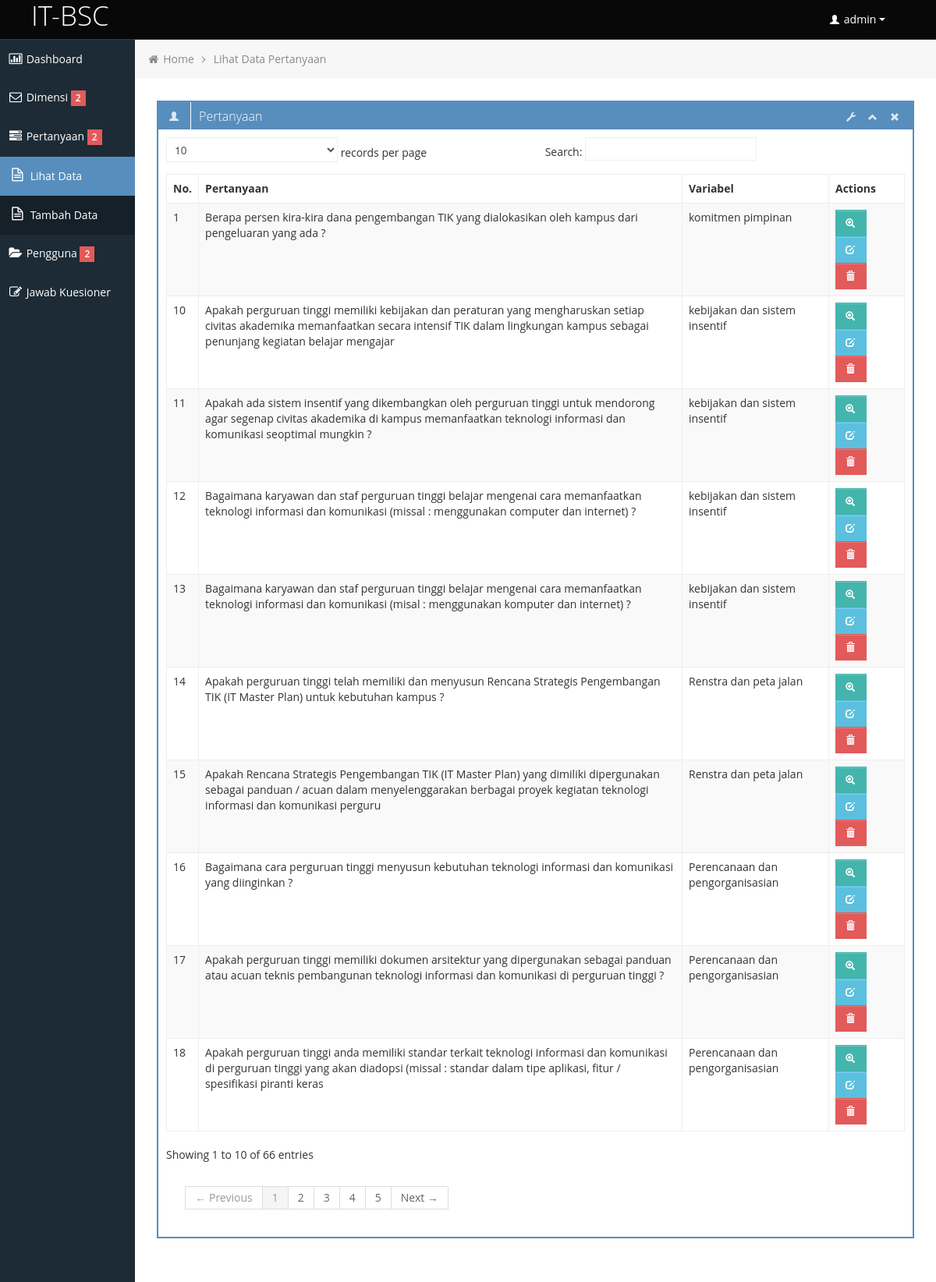
Screenshot of /lihatpertanyaan.php (signed in) with the database file from the repository.
### tables this page shows
CREATE TABLE IF NOT EXISTS `tbkuesioner` (
`id_kuesioner` int(11) NOT NULL,
  `pertanyaan` varchar(200) DEFAULT NULL,
  `id_dimensi` int(11) DEFAULT NULL,
  `variabel` varchar(50) DEFAULT NULL,
  `pila` varchar(200) DEFAULT NULL,
  `pilb` varchar(200) DEFAULT NULL,
  `pilc` varchar(200) DEFAULT NULL,
  `pild` varchar(200) DEFAULT NULL,
  `pile` varchar(200) DEFAULT NULL
);

### session.php (called while the page is built, shortened)
<?php
$session_id=$_SESSION['LOGIN_username'];
?>

### lihatpertanyaan.php (the view, shortened to what this page needs)
<?php
include ('session.php');
?>
<!DOCTYPE html>
<html lang="en">
<head>
	<link id="bootstrap-style" href="css/bootstrap.min.css" rel="stylesheet">
	<link href="css/bootstrap-responsive.min.css" rel="stylesheet">
	<link id="base-style" href="css/style.css" rel="stylesheet">
	<link id="base-style-responsive" href="css/style-responsive.css" rel="stylesheet">
</head>
<body>
	<div class="navbar">
		<div class="navbar-inner">
			<div class="container-fluid">
				<a class="brand" href="template.php"><span>IT-BSC</span></a>
				<div class="nav-no-collapse header-nav">
					<ul class="nav pull-right">
						<li class="dropdown">
							<a class="btn dropdown-toggle" data-toggle="dropdown" href="#">
								<i class="halflings-icon white user"></i> <?php echo $session_id; ?>
								<span class="caret"></span>
							</a>
						</li>
					</ul>
				</div>
			</div>
		</div>
	</div>
		<div class="container-fluid-full">
		<div class="row-fluid">
			<?php include "sidebar.php"; ?>
			<div id="content" class="span10">
			<ul class="breadcrumb">
				<li>
					<i class="icon-home"></i>
					<a href="index.html">Home</a>
					<i class="icon-angle-right"></i>
				</li>
				<li><a href="#">Lihat Data Pertanyaan</a></li>
			</ul>
			<div class="row-fluid sortable">
				<div class="box span12">
					<div class="box-header" data-original-title>
						<h2><i class="halflings-icon white user"></i><span class="break"></span>Pertanyaan</h2>
						<div class="box-icon">
							<a href="#" class="btn-setting"><i class="halflings-icon white wrench"></i></a>
							<a href="#" class="btn-minimize"><i class="halflings-icon white chevron-up"></i></a>
							<a href="#" class="btn-close"><i class="halflings-icon white remove"></i></a>
						</div>
					</div>
					<div class="box-content">
						<table class="table table-striped table-bordered bootstrap-datatable datatable">
						  <thead>
							  <tr>
								  <th>No.</th>
								  <th>Pertanyaan</th>
								  <th>Variabel</th>
								  <th>Actions</th>
							  </tr>
						  </thead>
						  <tbody>
						  	 <?php
								$query = mysql_query("select pertanyaan,variabel from tbkuesioner") or die(mysql_error());
								$j=0;
								while ($row = mysql_fetch_array($query)) {
									$j++;
                                ?>
							<tr>
								<td><?php echo $j; ?></td>
								<td><?php echo $row['pertanyaan']; ?></td>
								<td class="center"><?php echo $row['variabel']; ?></td>
								<td class="center">
									<a class="btn btn-success" href="#">
										<i class="halflings-icon white zoom-in"></i>
									</a>
									<a class="btn btn-info" href="#">
										<i class="halflings-icon white edit"></i>
									</a>
									<a class="btn btn-danger" href="#">
										<i class="halflings-icon white trash"></i>
									</a>
								</td>
							</tr>
							<?php } ?>
						  </tbody>
					  </table>
					</div>
				</div>
			</div>
	</div>
		</div>
		</div>
</body>
</html>

### sidebar.php (shortened to what this page needs)
<div id="sidebar-left" class="span2">
	<div class="nav-collapse sidebar-nav">
		<ul class="nav nav-tabs nav-stacked main-menu">
			<li><a href="template.php"><i class="icon-bar-chart"></i><span class="hidden-tablet"> Dashboard</span></a></li>
			<li>
				<a class="dropmenu" href="#"><i class="icon-envelope"></i><span class="hidden-tablet"> Dimensi</span> <span class="label label-important">  2 </span></a>
			</li>
			<li>
				<a class="dropmenu" href="#"><i class="icon-tasks"></i><span class="hidden-tablet"> Pertanyaan</span> <span class="label label-important">  2 </span></a>
				<ul>
					<li><a class="submenu" href="lihatpertanyaan.php"><i class="icon-file-alt"></i><span class="hidden-tablet"> Lihat Data</span></a></li>
					<li><a class="submenu" href="tambahpertanyaan.php"><i class="icon-file-alt"></i><span class="hidden-tablet"> Tambah Data</span></a></li>
				</ul>
			</li>
			<li>
				<a class="dropmenu" href="#"><i class="icon-folder-open"></i><span class="hidden-tablet"> Pengguna</span> <span class="label label-important">  2 </span></a>
			</li>
			<li><a href="kuesioner.php"><i class="icon-edit"></i><span class="hidden-tablet"> Jawab Kuesioner</span></a></li>
		</ul>
	</div>
</div>

### css/style-responsive.css (style rules this page uses)
@media (min-width: 1200px) { .container-fluid-full { overflow: hidden; position: relative; height: 100%; } }
@media (min-width: 1200px) { #content { width: 85.578%; padding: 28px; margin: 0px 0px; margin-left: 14.422% !important; } }
@media (min-width: 1200px) { #sidebar-left { background: #1C2B36; margin-left: 0px !important; position: absolute; height: 100%; } }
@media (min-width: 1200px) { .sidebar-nav > ul { margin: 0px; } }

### css/halflings.css (style rules this page uses)
html, html .halflings { -webkit-font-smoothing: antialiased !important; }
.halflings-icon { display: inline-block; width: 14px; height: 14px; line-height: 14px; vertical-align: text-top; background-image: url(../img/glyphicons_halflings.svg); background-position: 0 0; background-repeat: no-repeat; vertical-align: top; *display: inline; *zoom: 1; *margin-right: .3em; }
.halflings-icon.white { background-image: url(../img/glyphicons_halflings-white.svg); }
.halflings-icon.user { background-position: -168px 0; }
.halflings-icon.remove { background-position: -312px 0; }
.halflings-icon.zoom-in { background-position: -336px 0; }
.halflings-icon.trash { background-position: -456px 0; }
.halflings-icon.edit { background-position: -96px -72px; }
.halflings-icon.chevron-up { background-position: -288px -120px; }
.halflings-icon.wrench { background-position: -360px -144px; }

### rows the page displays
tbkuesioner: pertanyaan "Berapa persen kira-kira dana pengembangan TIK yang dialokasikan oleh kampus dari pengeluaran yang ada ?", variabel "komitmen pimpinan"
tbkuesioner: pertanyaan "Apakah perguruan tinggi memiliki kebijakan dan peraturan yang mengharuskan setiap civitas akademika memanfaatkan secara intensif TIK dalam lingkungan kampus sebagai penunjang kegiatan belajar mengajar", variabel "kebijakan dan sistem insentif"
tbkuesioner: pertanyaan "Apakah ada sistem insentif yang dikembangkan oleh perguruan tinggi untuk mendorong agar segenap civitas akademika di kampus memanfaatkan teknologi informasi dan komunikasi seoptimal mungkin ?", variabel "kebijakan dan sistem insentif"
tbkuesioner: pertanyaan "Bagaimana karyawan dan staf perguruan tinggi belajar mengenai cara memanfaatkan teknologi informasi dan komunikasi (missal : menggunakan computer dan internet) ?", variabel "kebijakan dan sistem insentif"
tbkuesioner: pertanyaan "Bagaimana karyawan dan staf perguruan tinggi belajar mengenai cara memanfaatkan teknologi informasi dan komunikasi (misal : menggunakan komputer dan internet) ?", variabel "kebijakan dan sistem insentif"
tbkuesioner: pertanyaan "Apakah perguruan tinggi telah memiliki dan menyusun Rencana Strategis Pengembangan TIK (IT Master Plan) untuk kebutuhan kampus ?", variabel "Renstra dan peta jalan"
tbkuesioner: pertanyaan "Apakah Rencana Strategis Pengembangan TIK (IT Master Plan) yang dimiliki dipergunakan sebagai panduan / acuan dalam menyelenggarakan berbagai proyek kegiatan teknologi informasi dan komunikasi perguru", variabel "Renstra dan peta jalan"
tbkuesioner: pertanyaan "Bagaimana cara perguruan tinggi menyusun kebutuhan teknologi informasi dan komunikasi yang diinginkan ?", variabel "Perencanaan dan pengorganisasian"
tbkuesioner: pertanyaan "Apakah perguruan tinggi memiliki dokumen arsitektur yang dipergunakan sebagai panduan atau acuan teknis pembangunan teknologi informasi dan komunikasi di perguruan tinggi ?", variabel "Perencanaan dan pengorganisasian"
tbkuesioner: pertanyaan "Apakah perguruan tinggi anda memiliki standar terkait teknologi informasi dan komunikasi di perguruan tinggi yang akan diadopsi (missal : standar dalam tipe aplikasi, fitur / spesifikasi piranti keras", variabel "Perencanaan dan pengorganisasian"

### other values shown
$session_id "admin"
